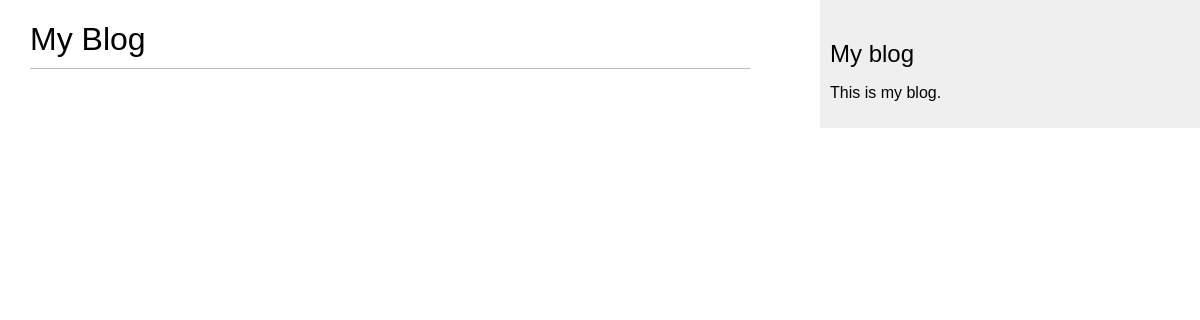
The page /blog/ on the database as committed earlier.
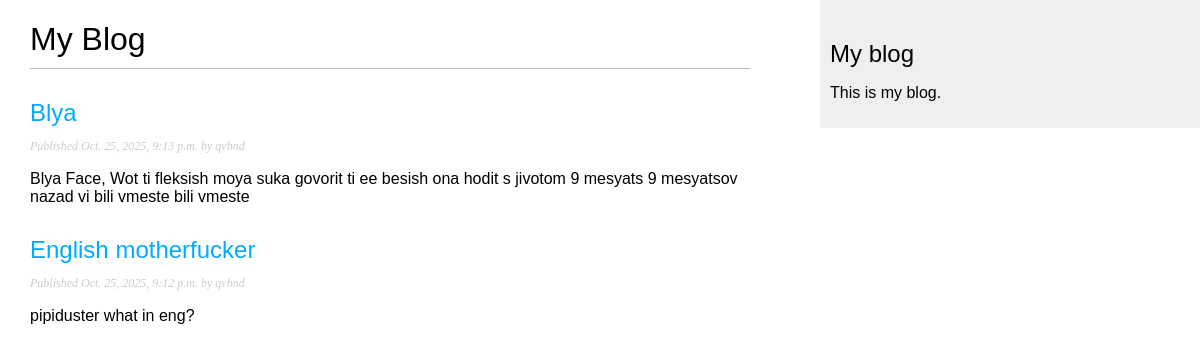
The same page on the database as committed later.
### blog/models.py (models this page shows, shortened)
class Post(models.Model):
    class Status(models.TextChoices):
        DRAFT = 'DF', 'Draft'
        PUBLISHED = 'PB', 'Published'
    title = models.CharField(max_length=250)
    slug = models.SlugField(max_length=250)
    author = models.ForeignKey(User,
                                            on_delete=models.CASCADE,
                                            related_name='blog_posts')
    body = models.TextField()
    publish = models.DateTimeField(default=timezone.now)
    created = models.DateTimeField(auto_now_add=True)
    updated = models.DateTimeField(auto_now=True)
    status = models.CharField(max_length=2,
                                                choices=Status.choices,
                                                default=Status.DRAFT)
    objects = models.Manager()
    published = PublishedManager()
    class Meta:
        ordering = ['-publish']
        indexes = [
            models.Index(fields=['-publish']),
        ]

### blog/views.py (the view)
# urls.py: path('', views.post_list, name='post_list'),
def post_list(request):
    posts = Post.published.all()
    return render (request,
                   'blog/post/list.html',
                   {'posts': posts})

### blog/models.py (called while the page is built)
    def get_queryset(self):
        return super().get_queryset()\
                        .filter(status=Post.Status.PUBLISHED)

### blog/templates/blog/post/list.html (shortened to what this page needs)
{% extends "blog/base.html" %}
{% block content %}
    <h1>My Blog</h1>
    {% for post in posts%}
        <h2>
            <a href="{% url 'blog:post_detail' post.id %}">
                {{ post.title}}
            </a>
        </h2>
        <p class="date">
            Published {{ post.publish }} by {{ post.author }}
        </p>
        {{ post.body|truncatewords:30|linebreaks }}
    {% endfor %}
{% endblock %}

### blog/templates/blog/base.html (shortened to what this page needs)
{% load static %}
<!DOCTYPE html>
<html>
<head>
    <link href="{% static "css/blog.css" %}" rel="stylesheet">
</head>
<body>
    <div id="content">
        {% block content %}
        {% endblock %}
    </div>
    <div id="sidebar">
        <h2>My blog</h2>
        <p>This is my blog.</p>
    </div>
</body>
</html>

### blog/static/css/blog.css (style rules this page uses)
body { margin:0; padding:0; font-family:helvetica, sans-serif; }
a { color:#00abff; text-decoration:none; }
h1 { font-weight:normal; border-bottom:1px solid #bbb; padding:0 0 10px 0; }
h2 { font-weight:normal; margin:30px 0 0; }
#content { float:left; width:60%; padding:0 0 0 30px; }
#sidebar { float:right; width:30%; padding:10px; background:#efefef; height:100%; }
p.date { color:#ccc; font-family: georgia, serif; font-size: 12px; font-style: italic; }

Rows that differ between the two databases and show on the page:
added Post: title "Blya", publish "Oct. 25, 2025, 9:13 p.m.", author "qvbnd", body "Blya Face, Wot ti fleksish moya suka govorit ti ee besish ona hodit s jivotom 9 mesyats 9 mesyatsov nazad vi bili vmeste bili vmeste"
added Post: title "English motherfucker", publish "Oct. 25, 2025, 9:12 p.m.", author "qvbnd", body "pipiduster what in eng?"
